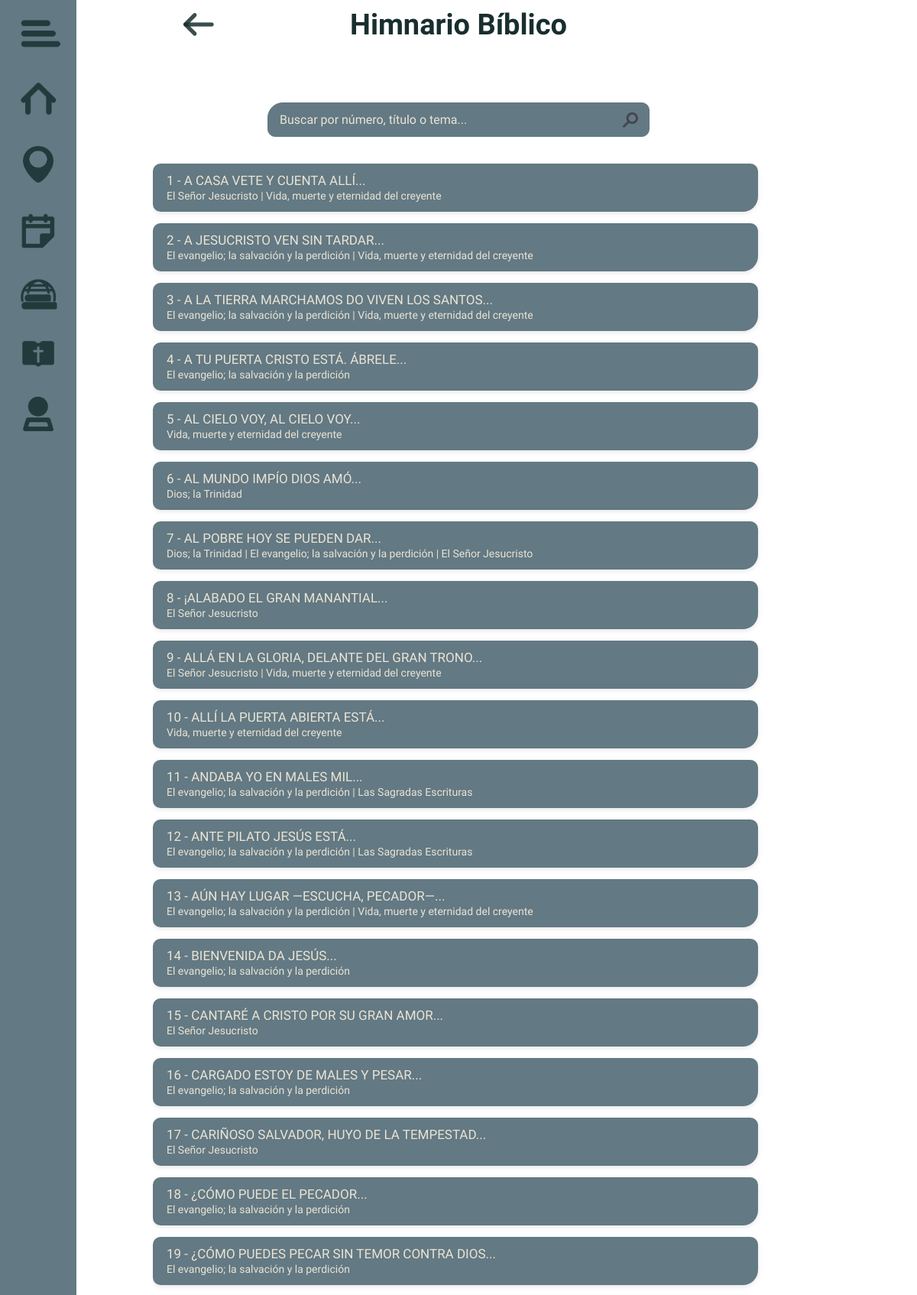
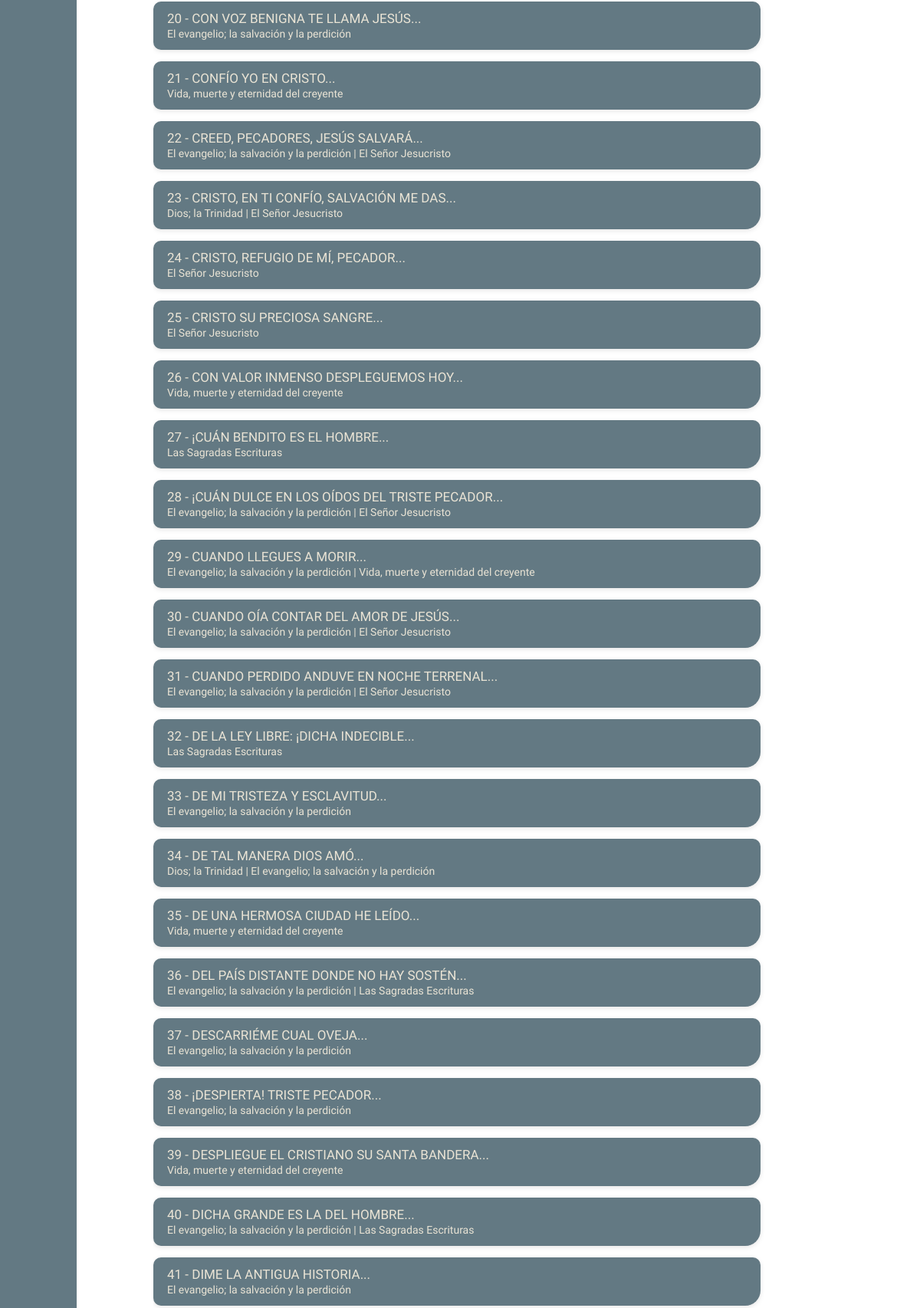
The page /Menu/LiteraturaBiblica/Himnos/index.php (upper part) on the database its author committed (2 pictures, top to bottom).
### tables this page shows
CREATE TABLE `himnos` (
  `Numero` int(11) NOT NULL,
  `Primera_linea` text NOT NULL,
  `Letra` text NOT NULL,
  `Versiculos` text DEFAULT NULL,
  `Tema` text DEFAULT NULL,
  `Subtema` text DEFAULT NULL,
  `Sub_subtema` text DEFAULT NULL,
  `Reunion` text DEFAULT NULL
);

### Menu/LiteraturaBiblica/Himnos/index.php (the view, shortened to what this page needs)
<?php
$host = "sql204.infinityfree.com";
$user = "if0_39714112";
$pass = "MWgk9nZD6H0RIl";
$dbname = "if0_39714112_himnario";
try {
    $db = new PDO("mysql:host=$host;dbname=$dbname;charset=utf8mb4", $user, $pass);
    $db->setAttribute(PDO::ATTR_ERRMODE, PDO::ERRMODE_EXCEPTION);
} catch (PDOException $e) {
    die("Error de conexión con la base de datos: " . $e->getMessage());
}
$stmt = $db->query("SELECT Numero, `Primera_linea`, Letra, Tema FROM himnos ORDER BY Numero ASC");
$himnos = $stmt->fetchAll(PDO::FETCH_ASSOC);
?>
<!DOCTYPE html>
<html lang="es">
<head>
    <link rel="stylesheet" href="Himnario.css">
</head>
<body>
    <nav class="menu-nav">
        <button class="icon-btn btn-menu" onclick="toggleSidebarMenu()" title="Menú">
            <img src="iconos/Menu.png" alt="Menú">
        </button>
        <button class="icon-btn solo-pc" onclick="location.href='https://directorio.wasmer.app//Menu/index.php'" title="Inicio">
            <img src="iconos/Inicio.png" alt="Inicio">
        </button>
        <button class="icon-btn solo-pc" onclick="location.href='https://directorio.wasmer.app//Menu/Submenu.php'" title="Ubicación">
            <img src="iconos/ubicaciones.png" alt="Ubicación">
        </button>
        <button class="icon-btn solo-pc" onclick="location.href='https://directorio.wasmer.app//Menu/Eventos/index.php'" title="Eventos">
            <img src="iconos/eventos.png" alt="Eventos">
        </button>
        <button class="icon-btn solo-pc" onclick="location.href='https://directorio.wasmer.app//Menu/Material/index.php'" title="Material Literario">
            <img src="iconos/material.png" alt="Material Literario">
        </button>
        <button class="icon-btn solo-pc" onclick="location.href='https://directorio.wasmer.app//Menu/LiteraturaBiblica/index.php'" title="Biblia">
            <img src="iconos/Biblia.png" alt="Estudio Bíblico">
        </button>
        <button class="icon-btn btn-sesion" onclick="location.href='https://directorio.wasmer.app//Menu/logout.php'" title="Cerrar Sesión">
            <img src="iconos/Sesion.png" alt="Cerrar Sesión">
        </button>
    </nav>
    <header>
        <button onclick="window.history.back()" class="btn-retorno"></button>
        <h1 style="font-family: 'Oleo Script', cursive;">Himnario Bíblico</h1>
    </header>
    <div class="himnario-container">
        <div class="buscador-container">
            <input type="text" id="buscador" placeholder="Buscar por número, título o tema...">
            <img class="Lupa" src="Lupa.png" alt="Buscar">
        </div>
        <div id="contenedor-lista">
            <ul id="lista-himnos">
            <?php foreach ($himnos as $row): ?>
                <li onclick="mostrarHimno(<?= $row['Numero'] ?>)">
                    <strong><?= $row['Numero'] ?> - <?= htmlspecialchars($row['Primera_linea']) ?></strong><br>
                    <small><?= htmlspecialchars($row['Tema']) ?></small>
                </li>
            <?php endforeach; ?>
            </ul>
        </div>
    </div>
</body>
</html>

### Menu/LiteraturaBiblica/Himnos/Himnario.css (style rules this page uses)
.menu-nav { position: fixed; top: 0; left: 0; width: 100px; height: 100vh; display: flex; flex-direction: column; align-items: center; justify-content: start; padding-top: 0px; z-index: 1001; background-color: #637983; }
.icon-btn { background: none; border: none; margin: 5px 0; cursor: pointer; padding: 5px; width: 100%; transition: background 0.3s; }
.icon-btn img { width: auto; height: 70%; }
* { font-family: 'Sansation', cursive; }
body { font-family: 'Sansation', cursive; margin: 0; padding: 0; color: #192E2F; background-image: url('iconos/Fonfo_Mapa_Color.png'); background-size: cover; background-repeat: no-repeat; background-position: center; background-attachment: fixed; }
header { position: relative; text-align: center; padding: 10px 20px; }
header h1 { font-family: 'Sansation', sans-serif; font-size: 38px; margin: 0; color: #192E2F; }
header .btn-retorno { position: absolute; left: 20%; top: 50%; transform: translateY(-50%); background-image: url('iconos/Retorno.png'); background-size: contain; background-repeat: no-repeat; background-position: center; background-color: transparent; width: 40px; height: 40px; border: none; cursor: pointer; transition: transform 0.3s ease; }
h1 { font-family: 'Sansation', sans-serif; font-size: 42px; text-align: center; color: #192E2F; margin: 20px 0; }
.himnario-container { max-width: 800px; margin: 30px auto; background: transparent; border-radius: 15px; padding: 20px; backdrop-filter: blur(4px); }
.buscador-container { position: relative; display: flex; justify-content: center; margin: 20px auto; width: 90%; max-width: 500px; }
#buscador { width: 100%; padding: 12px 45px 12px 15px; font-size: 16px; border-radius: 20px 10px 10px 10px; outline: none; transition: all 0.3s ease; background-color: #637983; color: white; border: 1px solid #637983; }
#buscador::placeholder { color: #EAE4D5; }
.Lupa { position: absolute; right: 15px; top: 50%; transform: translateY(-50%); width: 20px; height: 20px; cursor: pointer; filter: invert(80%); }
#contenedor-lista { max-height: 62vh; overflow-y: auto; padding-right: 8px; scrollbar-width: thin; scrollbar-color: #637983 transparent; }
#lista-himnos { list-style: none; padding: 0; margin: 0; }
#lista-himnos li { background: #637983; margin: 15px 0; padding: 12px 18px; cursor: pointer; transition: background 0.3s, transform 0.2s; box-shadow: 0 2px 6px rgba(0,0,0,0.1); color: #EAE4D5; font-weight: normal; border-radius: 10px 10px 20px 10px; }
#lista-himnos li strong { color: #EAE4D5; font-size: 17px; font-weight: normal; }
#lista-himnos li small { color: #EAE4D5; font-size: 14px; font-weight: normal; }

### rows shown on the page
himnos: Numero "1", Primera_linea "A CASA VETE Y CUENTA ALLÍ...", Tema "El Señor Jesucristo | Vida, muerte y eternidad del creyente"
himnos: Numero "2", Primera_linea "A JESUCRISTO VEN SIN TARDAR...", Tema "El evangelio; la salvación y la perdición | Vida, muerte y eternidad del creyente"
himnos: Numero "3", Primera_linea "A LA TIERRA MARCHAMOS DO VIVEN LOS SANTOS...", Tema "El evangelio; la salvación y la perdición | Vida, muerte y eternidad del creyente"
himnos: Numero "4", Primera_linea "A TU PUERTA CRISTO ESTÁ. ÁBRELE...", Tema "El evangelio; la salvación y la perdición"
himnos: Numero "5", Primera_linea "AL CIELO VOY, AL CIELO VOY...", Tema "Vida, muerte y eternidad del creyente"
himnos: Numero "6", Primera_linea "AL MUNDO IMPÍO DIOS AMÓ...", Tema "Dios; la Trinidad"
himnos: Numero "7", Primera_linea "AL POBRE HOY SE PUEDEN DAR...", Tema "Dios; la Trinidad | El evangelio; la salvación y la perdición | El Señor Jesucristo"
himnos: Numero "8", Primera_linea "¡ALABADO EL GRAN MANANTIAL...", Tema "El Señor Jesucristo"
himnos: Numero "9", Primera_linea "ALLÁ EN LA GLORIA, DELANTE DEL GRAN TRONO...", Tema "El Señor Jesucristo | Vida, muerte y eternidad del creyente"
himnos: Numero "10", Primera_linea "ALLÍ LA PUERTA ABIERTA ESTÁ...", Tema "Vida, muerte y eternidad del creyente"
himnos: Numero "11", Primera_linea "ANDABA YO EN MALES MIL...", Tema "El evangelio; la salvación y la perdición | Las Sagradas Escrituras"
himnos: Numero "12", Primera_linea "ANTE PILATO JESÚS ESTÁ...", Tema "El evangelio; la salvación y la perdición | Las Sagradas Escrituras"
himnos: Numero "13", Primera_linea "AÚN HAY LUGAR —ESCUCHA, PECADOR—...", Tema "El evangelio; la salvación y la perdición | Vida, muerte y eternidad del creyente"
himnos: Numero "14", Primera_linea "BIENVENIDA DA JESÚS...", Tema "El evangelio; la salvación y la perdición"
himnos: Numero "15", Primera_linea "CANTARÉ A CRISTO POR SU GRAN AMOR...", Tema "El Señor Jesucristo"
himnos: Numero "16", Primera_linea "CARGADO ESTOY DE MALES Y PESAR...", Tema "El evangelio; la salvación y la perdición"
himnos: Numero "17", Primera_linea "CARIÑOSO SALVADOR, HUYO DE LA TEMPESTAD...", Tema "El Señor Jesucristo"
himnos: Numero "18", Primera_linea "¿CÓMO PUEDE EL PECADOR...", Tema "El evangelio; la salvación y la perdición"
himnos: Numero "19", Primera_linea "¿CÓMO PUEDES PECAR SIN TEMOR CONTRA DIOS...", Tema "El evangelio; la salvación y la perdición"
himnos: Numero "20", Primera_linea "CON VOZ BENIGNA TE LLAMA JESÚS...", Tema "El evangelio; la salvación y la perdición"
himnos: Numero "21", Primera_linea "CONFÍO YO EN CRISTO...", Tema "Vida, muerte y eternidad del creyente"
himnos: Numero "22", Primera_linea "CREED, PECADORES, JESÚS SALVARÁ...", Tema "El evangelio; la salvación y la perdición | El Señor Jesucristo"
himnos: Numero "23", Primera_linea "CRISTO, EN TI CONFÍO, SALVACIÓN ME DAS...", Tema "Dios; la Trinidad | El Señor Jesucristo"
himnos: Numero "24", Primera_linea "CRISTO, REFUGIO DE MÍ, PECADOR...", Tema "El Señor Jesucristo"
himnos: Numero "25", Primera_linea "CRISTO SU PRECIOSA SANGRE...", Tema "El Señor Jesucristo"
himnos: Numero "26", Primera_linea "CON VALOR INMENSO DESPLEGUEMOS HOY...", Tema "Vida, muerte y eternidad del creyente"
himnos: Numero "27", Primera_linea "¡CUÁN BENDITO ES EL HOMBRE...", Tema "Las Sagradas Escrituras"
himnos: Numero "28", Primera_linea "¡CUÁN DULCE EN LOS OÍDOS DEL TRISTE PECADOR...", Tema "El evangelio; la salvación y la perdición | El Señor Jesucristo"
himnos: Numero "29", Primera_linea "CUANDO LLEGUES A MORIR...", Tema "El evangelio; la salvación y la perdición | Vida, muerte y eternidad del creyente"
himnos: Numero "30", Primera_linea "CUANDO OÍA CONTAR DEL AMOR DE JESÚS...", Tema "El evangelio; la salvación y la perdición | El Señor Jesucristo"
himnos: Numero "31", Primera_linea "CUANDO PERDIDO ANDUVE EN NOCHE TERRENAL...", Tema "El evangelio; la salvación y la perdición | El Señor Jesucristo"
himnos: Numero "32", Primera_linea "DE LA LEY LIBRE: ¡DICHA INDECIBLE...", Tema "Las Sagradas Escrituras"
himnos: Numero "33", Primera_linea "DE MI TRISTEZA Y ESCLAVITUD...", Tema "El evangelio; la salvación y la perdición"
himnos: Numero "34", Primera_linea "DE TAL MANERA DIOS AMÓ...", Tema "Dios; la Trinidad | El evangelio; la salvación y la perdición"
himnos: Numero "35", Primera_linea "DE UNA HERMOSA CIUDAD HE LEÍDO...", Tema "Vida, muerte y eternidad del creyente"
himnos: Numero "36", Primera_linea "DEL PAÍS DISTANTE DONDE NO HAY SOSTÉN...", Tema "El evangelio; la salvación y la perdición | Las Sagradas Escrituras"
himnos: Numero "37", Primera_linea "DESCARRIÉME CUAL OVEJA...", Tema "El evangelio; la salvación y la perdición"
himnos: Numero "38", Primera_linea "¡DESPIERTA! TRISTE PECADOR...", Tema "El evangelio; la salvación y la perdición"
himnos: Numero "39", Primera_linea "DESPLIEGUE EL CRISTIANO SU SANTA BANDERA...", Tema "Vida, muerte y eternidad del creyente"
himnos: Numero "40", Primera_linea "DICHA GRANDE ES LA DEL HOMBRE...", Tema "El evangelio; la salvación y la perdición | Las Sagradas Escrituras"
himnos: Numero "41", Primera_linea "DIME LA ANTIGUA HISTORIA...", Tema "El evangelio; la salvación y la perdición"
